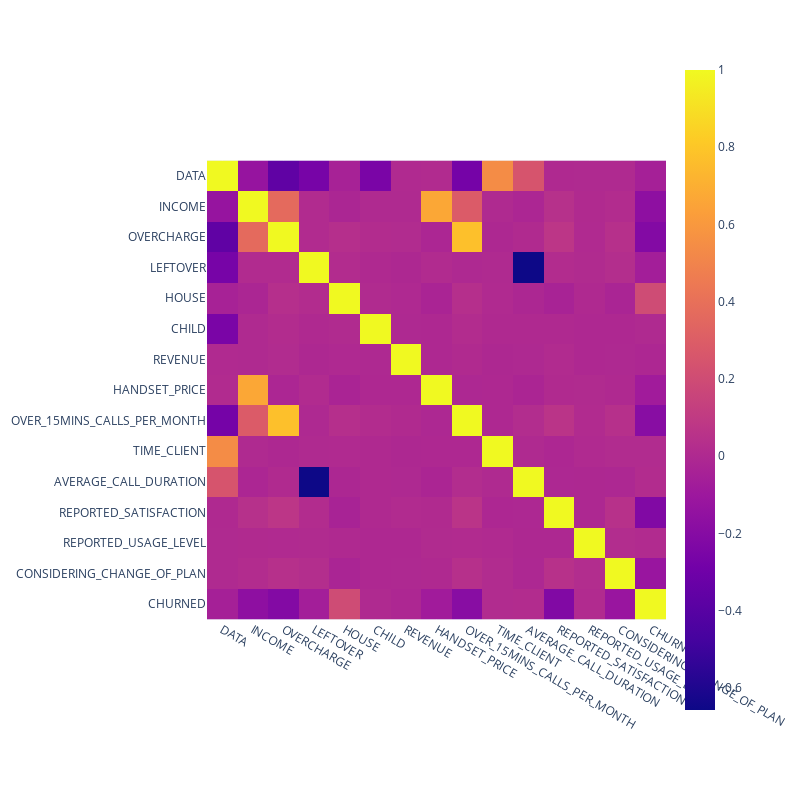

The code cell stored with this chart in its notebook:
### Markdown cell above
### Matriz de correlación

### Code cell
corr = df_training.corr()

fig = px.imshow(corr, width=800, height=800)
fig.show()

### Figure 1 — Plotly figure (JSON) as saved in the notebook; plotly's stock layout.template omitted (floating-point values rounded to 4 significant figures; data arrays with more than 128 entries replaced by an {"elided": "..."} marker saying what was removed)
{"data": [{"coloraxis": "coloraxis", "hovertemplate": "x: %{x}<br>y: %{y}<br>color: %{z}<extra></extra>", "name": "0", "type": "heatmap", "x": ["DATA", "INCOME", "OVERCHARGE", "LEFTOVER", "HOUSE", "CHILD", "REVENUE", "HANDSET_PRICE", "OVER_15MINS_CALLS_PER_MONTH", "TIME_CLIENT", "AVERAGE_CALL_DURATION", "REPORTED_SATISFACTION", "REPORTED_USAGE_LEVEL", "CONSIDERING_CHANGE_OF_PLAN", "CHURNED"], "xaxis": "x", "y": ["DATA", "INCOME", "OVERCHARGE", "LEFTOVER", "HOUSE", "CHILD", "REVENUE", "HANDSET_PRICE", "OVER_15MINS_CALLS_PER_MONTH", "TIME_CLIENT", "AVERAGE_CALL_DURATION", "REPORTED_SATISFACTION", "REPORTED_USAGE_LEVEL", "CONSIDERING_CHANGE_OF_PLAN", "CHURNED"], "yaxis": "y", "z": {"elided": "15x15 float values"}}], "layout": {"coloraxis": {"colorscale": [[0, "#0d0887"], [0.1111, "#46039f"], [0.2222, "#7201a8"], [0.3333, "#9c179e"], [0.4444, "#bd3786"], [0.5556, "#d8576b"], [0.6667, "#ed7953"], [0.7778, "#fb9f3a"], [0.8889, "#fdca26"], [1, "#f0f921"]]}, "height": 800, "margin": {"t": 60}, "width": 800, "xaxis": {"anchor": "y", "constrain": "domain", "domain": [0, 1], "scaleanchor": "y"}, "yaxis": {"anchor": "x", "autorange": "reversed", "constrain": "domain", "domain": [0, 1]}}}
